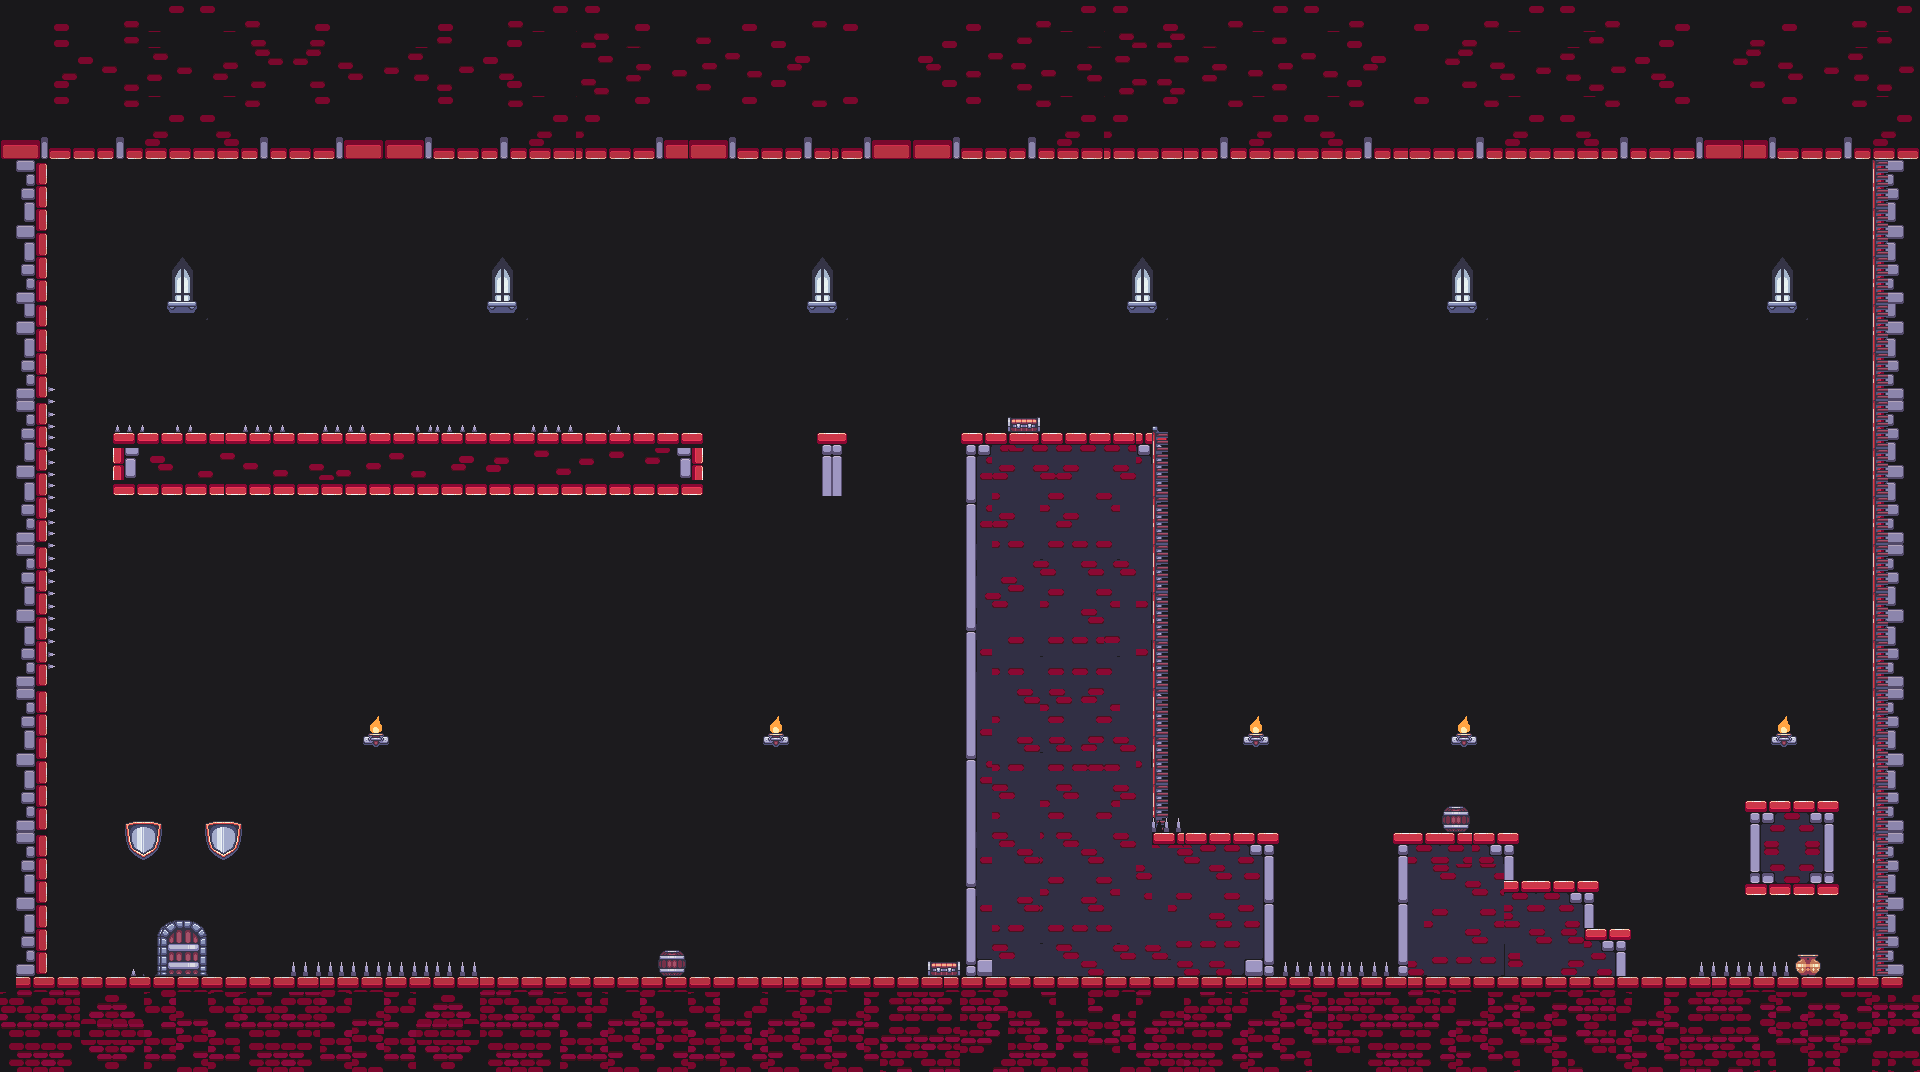

A level layout from a 2D game, rendered from its tile map. Below: a short description, then the map file with tile-grid data replaced by summaries:
An orthogonal 120x67 tile map with 16x16 px tiles, 9 tile layers (Fond, Decor, Collision, Seum, ...), 3 tilesets.

<map version="1.5" tiledversion="1.7.2" orientation="orthogonal" renderorder="right-down" width="120" height="67" tilewidth="16" tileheight="16" infinite="0" nextlayerid="11" nextobjectid="1">
 <tileset firstgid="1" source="decorsM2.tsx" />
 <tileset firstgid="3265" source="objetM2.tsx" />
 <tileset firstgid="3637" source="objet.tsx" />
 <layer id="2" name="Fond" width="120" height="67">
  <data>[8040 cells, 5814 non-empty, 12 distinct tile ids]</data>
 </layer>
 <layer id="9" name="Decor" width="120" height="67">
  <data>[8040 cells, 162 non-empty, 36 distinct tile ids]</data>
 </layer>
 <layer id="1" name="Collision" width="120" height="67" opacity="0.89">
  <data>[8040 cells, 2226 non-empty, 188 distinct tile ids]</data>
 </layer>
 <layer id="8" name="Seum" width="120" height="67">
  <data>[8040 cells, 805 non-empty, 113 distinct tile ids]</data>
 </layer>
 <layer id="5" name="Porte ouverte" width="120" height="67">
  <data>[8040 cells, 16 non-empty, 16 distinct tile ids]</data>
 </layer>
 <layer id="4" name="Porte ferme" width="120" height="67">
  <data>[8040 cells, 12 non-empty, 12 distinct tile ids]</data>
 </layer>
 <layer id="3" name="Grimpe" width="120" height="67">
  <data>[8040 cells, 77 non-empty, 4 distinct tile ids]</data>
 </layer>
 <layer id="7" name="Mort" width="120" height="67">
  <data>[8040 cells, 63 non-empty, 6 distinct tile ids]</data>
 </layer>
 <layer id="6" name="Objet" width="120" height="67">
  <data>[8040 cells, 4 non-empty, 2 distinct tile ids]</data>
 </layer>
</map>
